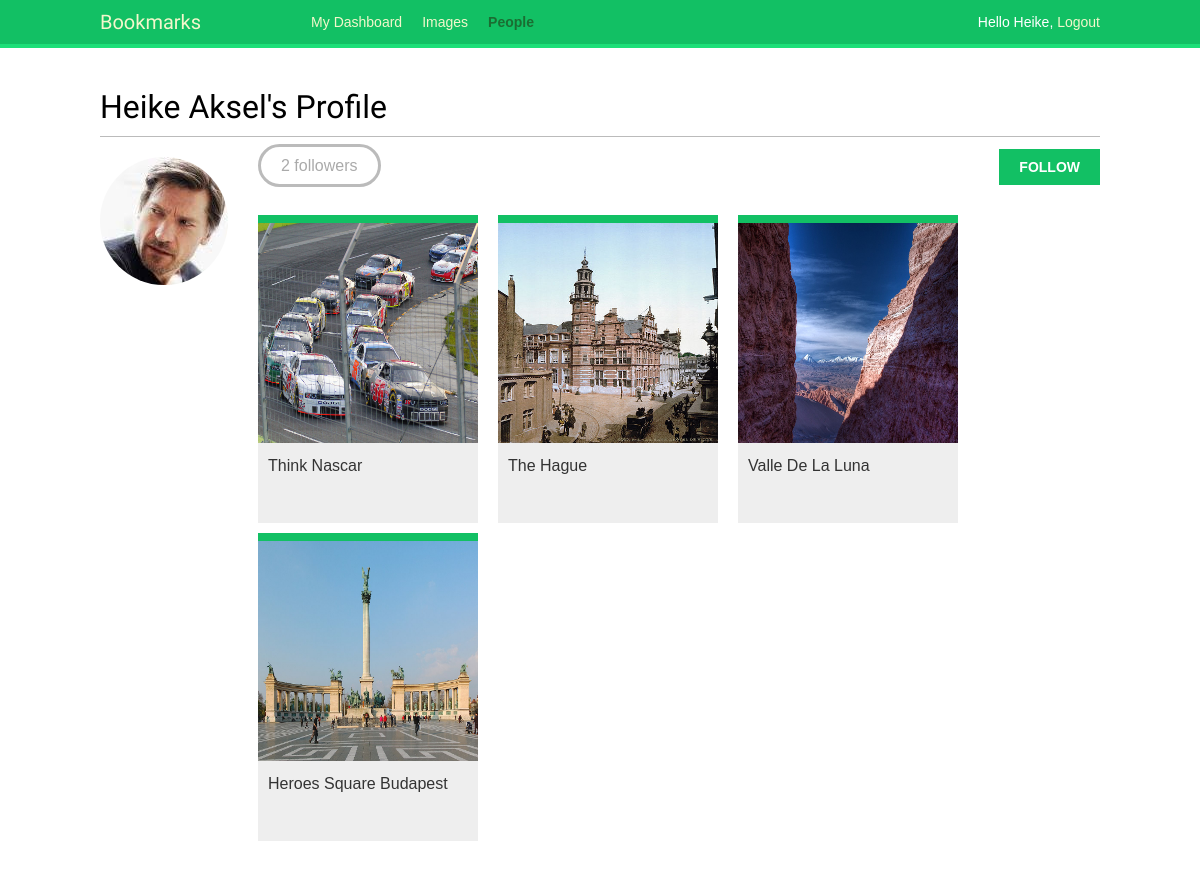
Screenshot of /account/users/Heika (signed in) with the database file from the repository.
### account/models.py (models this page shows, shortened)
class Profile(models.Model):
    user = models.OneToOneField(settings.AUTH_USER_MODEL, on_delete=models.CASCADE)
    date_of_birth = models.DateField(blank=True, null=True)
    photo = models.ImageField(upload_to='users/%Y/%m/%d/', blank=True)

### imagesapp/models.py (models this page shows, shortened)
class Image(models.Model):
    user = models.ForeignKey(settings.AUTH_USER_MODEL, related_name='images_created', on_delete=models.CASCADE)
    title = models.CharField(max_length=200)
    slug = models.SlugField(max_length=200, blank=True)
    url = models.URLField()
    image = models.ImageField(upload_to='images/%Y/%m/%d/')
    description = models.TextField(blank=True)
    created = models.DateField(auto_now_add=True, db_index=True)
    users_like = models.ManyToManyField(settings.AUTH_USER_MODEL, related_name='images_liked', blank=True)
    total_likes = models.PositiveIntegerField(db_index=True, default=0)
    def get_absolute_url(self):
        return reverse('images:detail', args=[self.id, self.slug])

### account/views.py (the view)
# urls.py: path('users/<username>', views.user_detail, name='user_detail'),
@login_required
def user_detail(request, username):
    user = get_object_or_404(User, username=username, is_active=True)
    return render(request, 'account/user/detail.html', {'section':'people', 'user':user})

### account/templates/account/user/detail.html (shortened to what this page needs)
{% extends "base.html" %}
{% load thumbnail %}
{% block content %}
<h1>{{ user.get_full_name }}'s Profile</h1>
<div class="profile-info">
    <img src="{% thumbnail user.profile.photo 180x180 %}" class="user-detail">
</div>
{% with total_followers=user.followers.count %}
<span class="count">
    <span class="total">{{ total_followers }}</span> follower{{ total_followers|pluralize }}
</span>
<a href="#" data-id="{{ user.id }}" data-action="{% if request.user in user.followers.all %}un{% endif %}follow" class="follow button">
{% if request.user not in user.followers.all %}
Follow
{% else %}
Unfollow
{% endif %}
</a>
<div id="image-list" class="image-container">
    {% include "imagesapp/image/list_ajax.html" with images=user.images_created.all %}
</div>
{% endwith %}
{% endblock %}

### account/templates/base.html (shortened to what this page needs)
{% load static %}
<!DOCTYPE html>
<html>
    <head>
        <link href="{% static 'css/base.css' %}" rel="stylesheet">
    </head>
    <body>
        <div id="header">
            <span class="logo">Bookmarks</span>
            {% if request.user.is_authenticated %}
            <ul class="menu">
                <li {% if section == 'dashboard' %}class="selected"{% endif %}>
                    <a href="{% url 'dashboard' %}">My Dashboard</a>
                </li>
                <li {% if section == 'images' %}class="selected"{% endif %}>
                    <a href="{% url 'imagesapp:list' %}">Images</a>
                </li>
                <li {% if section == 'people' %}class="selected"{% endif %}>
                    <a href="{% url 'user_list' %}">People</a>
                </li>
            </ul>
            {% endif %}
            <span class="user">
                {% if request.user.is_authenticated %}
                Hello {{request.user.first_name}},
                <a href="{% url 'logout' %}">Logout</a>
                {% else %}
                <a href="{% url 'login' %}">Login</a>
                {% endif %}
            </span>
        </div>
        <div id="content">
            {% block content %}
            {% endblock %}
        </div>
    </body>
</html>

### imagesapp/templates/imagesapp/image/list_ajax.html
{% load thumbnail %}
{% for image in images %}
<div class="image">
    <a href="{{ image.get_absolute_url }}">
        {% thumbnail image.image 500x500 crop="smart" as im %}
        <a href="{{ image.get_absolute_url }}">
            <img src="{{ im.url }}" alt="">
        </a>
    </a>
    <div class="info">
        <a href="{{ image.get_absolute_url }}" class="title">
            {{ image.title }}
        </a>
    </div>
</div>
{% endfor %}

### account/static/css/base.css (style rules this page uses)
body { margin:0; padding:0; font-family:helvetica, sans-serif; }
a { color:#12c064; text-decoration:none; }
h1, h2, h3, h4, h5 , h6 { font-family: 'Muli', sans-serif; font-weight:normal; }
h1 { border-bottom:1px solid #bbb; padding:0 0 10px 0; margin:10px 0 20px 0; }
#header { padding:10px 100px; font-size:14px; background:#12c064; color:#fff; border-bottom:4px solid #1cdf78; overflow:auto; }
#header .logo { font-family: 'Muli', sans-serif; float:left; color:#f3f7cc; font-size:20px; margin-right:10%; }
#header ul.menu { list-style:none; float:left; margin:0; padding:0; }
#header ul.menu li { float:left; padding:4px 10px; }
#header ul.menu li.selected a, #header ul.menu li.selected a:hover { color:#1b6d32; font-weight:bold; }
#header a { color:#f3f7cc; }
#header .user { float:right; padding-top:4px; }
#content { padding:30px 100px; }
input[type=submit], a.button { font-weight:bold; background:#12c064; color:#fff; padding:10px 20px; font-size:14px; text-transform:uppercase; }
.count { color:#aaa; border:3px solid #bbb; border-radius:26px; padding:10px 20px; margin:20px 10px 0; }
a.like, a.follow { float:right; margin-top:-8px; }
#image-list { overflow:auto; }
#image-list .image { float:left; width:220px; height:300px; margin:0 10px 10px 10px; border-top:8px solid #12c064; background:#eee; }
#image-list img { width:220px; height:220px; }
#image-list .info { padding:10px; }
#image-list .info a { color:#333; }
img.user-detail { border-radius:50%; float:left; }
.profile-info { float:left; overflow:auto; margin-right:20px; }
.image-container { margin-top:40px; }

### rows the page displays
Image: shows a picture, title "Think Nascar"
Image: shows a picture, title "The Hague"
Image: shows a picture, title "Valle De La Luna"
Image: shows a picture, title "Heroes Square Budapest"

### other values shown
{{ request.user.first_name }} "Heike"
{{ user.get_full_name }} "Heike Aksel"
{{ total_followers }} "2"
